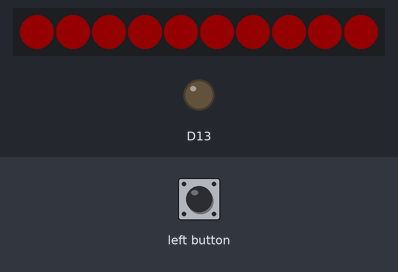
Recording of a sketch running on a simulated Adafruit Circuit Playground Express. Parts: 10 RGB LEDs in strip order, left to right, output pins drawn as LEDs (lit = HIGH). The test bench sets the inputs (shaded band). Dim RGB values are drawn brighter than linear.

Above: at 1.8 s.
1.9 s: left button pressed for 3.2 s
At 5.5 s:
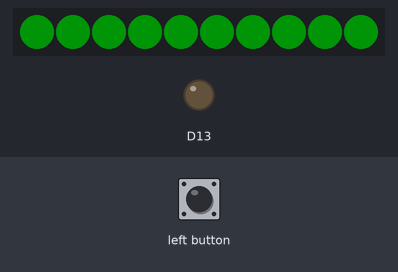
6.6 s: left button pressed for 0.6 s
At 7.5 s:
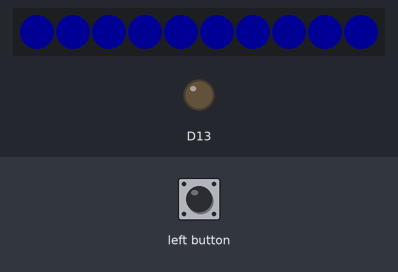
8.7 s: left button pressed for 1 s
At 10.1 s:
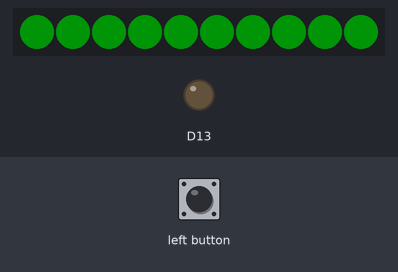
Timing chart, 0 to 11.7 s (numbered marks = the images above; inputs shaded):
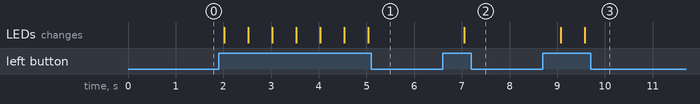

The sketch:

Scavenger_Hunt.ino
```cpp
#include <Adafruit_CircuitPlayground.h>
#include <Adafruit_Circuit_Playground.h>

int mode = 0; // Selectable mode for the code

void setup() {
  // put your setup code here, to run once:

  CircuitPlayground.begin();
}

void loop() {
  // put your main code here, to run repeatedly:

  // Increment mode if the left button is pressed
  if (CircuitPlayground.leftButton()) {
    mode++;
  }

  // If the mode is out of range, reset the mode to 0
  if (mode > 2) {
    mode = 0;
  }

  if (mode == 0)
  {
    // Light all LEDs Red
    for (int i=0; i<10; i++)
    {
      CircuitPlayground.setPixelColor(i, 255,0,0);
    }
  }
  else if (mode == 1)
  {
    // Light all LEDs Green
    for (int i=0; i<10; i++)
    {
      CircuitPlayground.setPixelColor(i, 0,255,17);
    }
  }
  else if (mode == 2)
  {
    // Light all LEDs Blue
    for (int i=0; i<10; i++)
    {
      CircuitPlayground.setPixelColor(i, 0,0,255);
    }
  }
  else
  {
    // This shouldn't happen
  }
  delay(500); // Delay for 0.5s or 500ms
}
```

Measured:
- after the input at 1.9 s, the LEDs: change after 0.12 s (image 1)
- after the input at 6.6 s, the LEDs: change after 0.46 s (image 2)
- after the input at 8.7 s, the LEDs: first change after 0.37 s (image 3 shows a later state)
